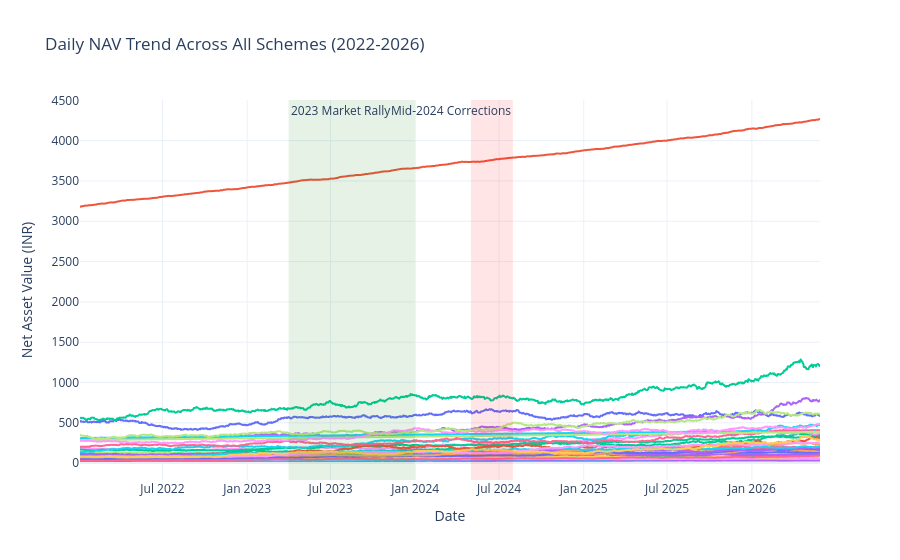

Write notebook code for a chart like this one.
### Code cell
print("📈 TASK 1: NAV Trend Analysis (2022-2026)")

# Query the database for NAV data, joining with dim_fund for the scheme names
query_nav = """
SELECT d.scheme_name, f.nav_date, f.nav 
FROM fact_nav f
JOIN dim_fund d ON f.amfi_code = d.amfi_code
WHERE f.nav_date >= '2022-01-01'
ORDER BY f.nav_date
"""

# Load into Pandas and parse dates
df_nav = pd.read_sql_query(query_nav, conn)
df_nav['nav_date'] = pd.to_datetime(df_nav['nav_date'])

# Create an interactive line chart using Plotly Express
fig = px.line(
    df_nav, 
    x='nav_date', 
    y='nav', 
    color='scheme_name',
    title='Daily NAV Trend Across All Schemes (2022-2026)',
    labels={'nav_date': 'Date', 'nav': 'Net Asset Value (INR)', 'scheme_name': 'Mutual Fund Scheme'},
    template='plotly_white'
)

# Highlight key market events as requested
# 1. 2023 Rally
fig.add_vrect(
    x0="2023-04-01", x1="2023-12-31", 
    fillcolor="green", opacity=0.1, line_width=0,
    annotation_text="2023 Market Rally", annotation_position="top left"
)

# 2. 2024 Corrections
fig.add_vrect(
    x0="2024-05-01", x1="2024-07-31", 
    fillcolor="red", opacity=0.1, line_width=0,
    annotation_text="Mid-2024 Corrections", annotation_position="top right"
)

# Hide the massive legend by default to keep the chart clean (you can still click to see it)
fig.update_layout(showlegend=False)

# Display the interactive chart
fig.show()

### Figure 1 — Plotly figure (JSON) as saved in the notebook; plotly's stock layout.template omitted (floating-point values rounded to 4 significant figures; data arrays with more than 128 entries replaced by an {"elided": "..."} marker saying what was removed)
{"data": [{"hovertemplate": "Mutual Fund Scheme=HDFC Top 100 Fund - Regular Plan - Growth<br>Date=%{x}<br>Net Asset Value (INR)=%{y}<extra></extra>", "legendgroup": "HDFC Top 100 Fund - Regular Plan - Growth", "line": {"color": "#636efa", "dash": "solid"}, "marker": {"symbol": "circle"}, "mode": "lines", "name": "HDFC Top 100 Fund - Regular Plan - Growth", "showlegend": true, "type": "scattergl", "x": {"elided": "1150 str values"}, "xaxis": "x", "y": {"elided": "1150 float values"}, "yaxis": "y"}, {"hovertemplate": "Mutual Fund Scheme=HDFC Short Term Debt Fund - Regular - Growth<br>Date=%{x}<br>Net Asset Value (INR)=%{y}<extra></extra>", "legendgroup": "HDFC Short Term Debt Fund - Regular - Growth", "line": {"color": "#EF553B", "dash": "solid"}, "marker": {"symbol": "circle"}, "mode": "lines", "name": "HDFC Short Term Debt Fund - Regular - Growth", "showlegend": true, "type": "scattergl", "x": {"elided": "1150 str values"}, "xaxis": "x", "y": {"elided": "1150 float values"}, "yaxis": "y"}, {"hovertemplate": "Mutual Fund Scheme=HDFC Mid-Cap Opportunities Fund - Regular - Growth<br>Date=%{x}<br>Net Asset Value (INR)=%{y}<extra></extra>", "legendgroup": "HDFC Mid-Cap Opportunities Fund - Regular - Growth", "line": {"color": "#00cc96", "dash": "solid"}, "marker": {"symbol": "circle"}, "mode": "lines", "name": "HDFC Mid-Cap Opportunities Fund - Regular - Growth", "showlegend": true, "type": "scattergl", "x": {"elided": "1150 str values"}, "xaxis": "x", "y": {"elided": "1150 float values"}, "yaxis": "y"}, {"hovertemplate": "Mutual Fund Scheme=ABSL Frontline Equity Fund - Regular - Growth<br>Date=%{x}<br>Net Asset Value (INR)=%{y}<extra></extra>", "legendgroup": "ABSL Frontline Equity Fund - Regular - Growth", "line": {"color": "#ab63fa", "dash": "solid"}, "marker": {"symbol": "circle"}, "mode": "lines", "name": "ABSL Frontline Equity Fund - Regular - Growth", "showlegend": true, "type": "scattergl", "x": {"elided": "1150 str values"}, "xaxis": "x", "y": {"elided": "1150 float values"}, "yaxis": "y"}, {"hovertemplate": "Mutual Fund Scheme=ABSL Small Cap Fund - Regular - Growth<br>Date=%{x}<br>Net Asset Value (INR)=%{y}<extra></extra>", "legendgroup": "ABSL Small Cap Fund - Regular - Growth", "line": {"color": "#FFA15A", "dash": "solid"}, "marker": {"symbol": "circle"}, "mode": "lines", "name": "ABSL Small Cap Fund - Regular - Growth", "showlegend": true, "type": "scattergl", "x": {"elided": "1150 str values"}, "xaxis": "x", "y": {"elided": "1150 float values"}, "yaxis": "y"}, {"hovertemplate": "Mutual Fund Scheme=ABSL Liquid Fund - Regular - Growth<br>Date=%{x}<br>Net Asset Value (INR)=%{y}<extra></extra>", "legendgroup": "ABSL Liquid Fund - Regular - Growth", "line": {"color": "#19d3f3", "dash": "solid"}, "marker": {"symbol": "circle"}, "mode": "lines", "name": "ABSL Liquid Fund - Regular - Growth", "showlegend": true, "type": "scattergl", "x": {"elided": "1150 str values"}, "xaxis": "x", "y": {"elided": "1150 float values"}, "yaxis": "y"}, {"hovertemplate": "Mutual Fund Scheme=UTI Nifty 50 Index Fund - Regular - Growth<br>Date=%{x}<br>Net Asset Value (INR)=%{y}<extra></extra>", "legendgroup": "UTI Nifty 50 Index Fund - Regular - Growth", "line": {"color": "#FF6692", "dash": "solid"}, "marker": {"symbol": "circle"}, "mode": "lines", "name": "UTI Nifty 50 Index Fund - Regular - Growth", "showlegend": true, "type": "scattergl", "x": {"elided": "1150 str values"}, "xaxis": "x", "y": {"elided": "1150 float values"}, "yaxis": "y"}, {"hovertemplate": "Mutual Fund Scheme=UTI Mid Cap Fund - Regular - Growth<br>Date=%{x}<br>Net Asset Value (INR)=%{y}<extra></extra>", "legendgroup": "UTI Mid Cap Fund - Regular - Growth", "line": {"color": "#B6E880", "dash": "solid"}, "marker": {"symbol": "circle"}, "mode": "lines", "name": "UTI Mid Cap Fund - Regular - Growth", "showlegend": true, "type": "scattergl", "x": {"elided": "1150 str values"}, "xaxis": "x", "y": {"elided": "1150 float values"}, "yaxis": "y"}, {"hovertemplate": "Mutual Fund Scheme=UTI Flexi Cap Fund - Regular - Growth<br>Date=%{x}<br>Net Asset Value (INR)=%{y}<extra></extra>", "legendgroup": "UTI Flexi Cap Fund - Regular - Growth", "line": {"color": "#FF97FF", "dash": "solid"}, "marker": {"symbol": "circle"}, "mode": "lines", "name": "UTI Flexi Cap Fund - Regular - Growth", "showlegend": true, "type": "scattergl", "x": {"elided": "1150 str values"}, "xaxis": "x", "y": {"elided": "1150 float values"}, "yaxis": "y"}, {"hovertemplate": "Mutual Fund Scheme=Nippon India Large Cap Fund - Regular - Growth<br>Date=%{x}<br>Net Asset Value (INR)=%{y}<extra></extra>", "legendgroup": "Nippon India Large Cap Fund - Regular - Growth", "line": {"color": "#FECB52", "dash": "solid"}, "marker": {"symbol": "circle"}, "mode": "lines", "name": "Nippon India Large Cap Fund - Regular - Growth", "showlegend": true, "type": "scattergl", "x": {"elided": "1150 str values"}, "xaxis": "x", "y": {"elided": "1150 float values"}, "yaxis": "y"}, {"hovertemplate": "Mutual Fund Scheme=Nippon India Large Cap Fund - Direct - Growth<br>Date=%{x}<br>Net Asset Value (INR)=%{y}<extra></extra>", "legendgroup": "Nippon India Large Cap Fund - Direct - Growth", "line": {"color": "#636efa", "dash": "solid"}, "marker": {"symbol": "circle"}, "mode": "lines", "name": "Nippon India Large Cap Fund - Direct - Growth", "showlegend": true, "type": "scattergl", "x": {"elided": "1150 str values"}, "xaxis": "x", "y": {"elided": "1150 float values"}, "yaxis": "y"}, {"hovertemplate": "Mutual Fund Scheme=Nippon India Small Cap Fund - Regular - Growth<br>Date=%{x}<br>Net Asset Value (INR)=%{y}<extra></extra>", "legendgroup": "Nippon India Small Cap Fund - Regular - Growth", "line": {"color": "#EF553B", "dash": "solid"}, "marker": {"symbol": "circle"}, "mode": "lines", "name": "Nippon India Small Cap Fund - Regular - Growth", "showlegend": true, "type": "scattergl", "x": {"elided": "1150 str values"}, "xaxis": "x", "y": {"elided": "1150 float values"}, "yaxis": "y"}, {"hovertemplate": "Mutual Fund Scheme=Nippon India ETF Nifty 50 BeES<br>Date=%{x}<br>Net Asset Value (INR)=%{y}<extra></extra>", "legendgroup": "Nippon India ETF Nifty 50 BeES", "line": {"color": "#00cc96", "dash": "solid"}, "marker": {"symbol": "circle"}, "mode": "lines", "name": "Nippon India ETF Nifty 50 BeES", "showlegend": true, "type": "scattergl", "x": {"elided": "1150 str values"}, "xaxis": "x", "y": {"elided": "1150 float values"}, "yaxis": "y"}, {"hovertemplate": "Mutual Fund Scheme=Nippon India Gilt Securities Fund - Regular - Growth<br>Date=%{x}<br>Net Asset Value (INR)=%{y}<extra></extra>", "legendgroup": "Nippon India Gilt Securities Fund - Regular - Growth", "line": {"color": "#ab63fa", "dash": "solid"}, "marker": {"symbol": "circle"}, "mode": "lines", "name": "Nippon India Gilt Securities Fund - Regular - Growth", "showlegend": true, "type": "scattergl", "x": {"elided": "1150 str values"}, "xaxis": "x", "y": {"elided": "1150 float values"}, "yaxis": "y"}, {"hovertemplate": "Mutual Fund Scheme=Axis Bluechip Fund - Regular - Growth<br>Date=%{x}<br>Net Asset Value (INR)=%{y}<extra></extra>", "legendgroup": "Axis Bluechip Fund - Regular - Growth", "line": {"color": "#FFA15A", "dash": "solid"}, "marker": {"symbol": "circle"}, "mode": "lines", "name": "Axis Bluechip Fund - Regular - Growth", "showlegend": true, "type": "scattergl", "x": {"elided": "1150 str values"}, "xaxis": "x", "y": {"elided": "1150 float values"}, "yaxis": "y"}, {"hovertemplate": "Mutual Fund Scheme=Axis Bluechip Fund - Direct - Growth<br>Date=%{x}<br>Net Asset Value (INR)=%{y}<extra></extra>", "legendgroup": "Axis Bluechip Fund - Direct - Growth", "line": {"color": "#19d3f3", "dash": "solid"}, "marker": {"symbol": "circle"}, "mode": "lines", "name": "Axis Bluechip Fund - Direct - Growth", "showlegend": true, "type": "scattergl", "x": {"elided": "1150 str values"}, "xaxis": "x", "y": {"elided": "1150 float values"}, "yaxis": "y"}, {"hovertemplate": "Mutual Fund Scheme=Axis Midcap Fund - Regular - Growth<br>Date=%{x}<br>Net Asset Value (INR)=%{y}<extra></extra>", "legendgroup": "Axis Midcap Fund - Regular - Growth", "line": {"color": "#FF6692", "dash": "solid"}, "marker": {"symbol": "circle"}, "mode": "lines", "name": "Axis Midcap Fund - Regular - Growth", "showlegend": true, "type": "scattergl", "x": {"elided": "1150 str values"}, "xaxis": "x", "y": {"elided": "1150 float values"}, "yaxis": "y"}, {"hovertemplate": "Mutual Fund Scheme=Axis Small Cap Fund - Regular - Growth<br>Date=%{x}<br>Net Asset Value (INR)=%{y}<extra></extra>", "legendgroup": "Axis Small Cap Fund - Regular - Growth", "line": {"color": "#B6E880", "dash": "solid"}, "marker": {"symbol": "circle"}, "mode": "lines", "name": "Axis Small Cap Fund - Regular - Growth", "showlegend": true, "type": "scattergl", "x": {"elided": "1150 str values"}, "xaxis": "x", "y": {"elided": "1150 float values"}, "yaxis": "y"}, {"hovertemplate": "Mutual Fund Scheme=SBI Magnum Gilt Fund - Regular Plan - Growth<br>Date=%{x}<br>Net Asset Value (INR)=%{y}<extra></extra>", "legendgroup": "SBI Magnum Gilt Fund - Regular Plan - Growth", "line": {"color": "#FF97FF", "dash": "solid"}, "marker": {"symbol": "circle"}, "mode": "lines", "name": "SBI Magnum Gilt Fund - Regular Plan - Growth", "showlegend": true, "type": "scattergl", "x": {"elided": "1150 str values"}, "xaxis": "x", "y": {"elided": "1150 float values"}, "yaxis": "y"}, {"hovertemplate": "Mutual Fund Scheme=SBI Bluechip Fund - Regular Plan - Growth<br>Date=%{x}<br>Net Asset Value (INR)=%{y}<extra></extra>", "legendgroup": "SBI Bluechip Fund - Regular Plan - Growth", "line": {"color": "#FECB52", "dash": "solid"}, "marker": {"symbol": "circle"}, "mode": "lines", "name": "SBI Bluechip Fund - Regular Plan - Growth", "showlegend": true, "type": "scattergl", "x": {"elided": "1150 str values"}, "xaxis": "x", "y": {"elided": "1150 float values"}, "yaxis": "y"}, {"hovertemplate": "Mutual Fund Scheme=SBI Bluechip Fund - Direct Plan - Growth<br>Date=%{x}<br>Net Asset Value (INR)=%{y}<extra></extra>", "legendgroup": "SBI Bluechip Fund - Direct Plan - Growth", "line": {"color": "#636efa", "dash": "solid"}, "marker": {"symbol": "circle"}, "mode": "lines", "name": "SBI Bluechip Fund - Direct Plan - Growth", "showlegend": true, "type": "scattergl", "x": {"elided": "1150 str values"}, "xaxis": "x", "y": {"elided": "1150 float values"}, "yaxis": "y"}, {"hovertemplate": "Mutual Fund Scheme=SBI Small Cap Fund - Regular Plan - Growth<br>Date=%{x}<br>Net Asset Value (INR)=%{y}<extra></extra>", "legendgroup": "SBI Small Cap Fund - Regular Plan - Growth", "line": {"color": "#EF553B", "dash": "solid"}, "marker": {"symbol": "circle"}, "mode": "lines", "name": "SBI Small Cap Fund - Regular Plan - Growth", "showlegend": true, "type": "scattergl", "x": {"elided": "1150 str values"}, "xaxis": "x", "y": {"elided": "1150 float values"}, "yaxis": "y"}, {"hovertemplate": "Mutual Fund Scheme=SBI Small Cap Fund - Direct Plan - Growth<br>Date=%{x}<br>Net Asset Value (INR)=%{y}<extra></extra>", "legendgroup": "SBI Small Cap Fund - Direct Plan - Growth", "line": {"color": "#00cc96", "dash": "solid"}, "marker": {"symbol": "circle"}, "mode": "lines", "name": "SBI Small Cap Fund - Direct Plan - Growth", "showlegend": true, "type": "scattergl", "x": {"elided": "1150 str values"}, "xaxis": "x", "y": {"elided": "1150 float values"}, "yaxis": "y"}, {"hovertemplate": "Mutual Fund Scheme=ICICI Pru Bluechip Fund - Regular - Growth<br>Date=%{x}<br>Net Asset Value (INR)=%{y}<extra></extra>", "legendgroup": "ICICI Pru Bluechip Fund - Regular - Growth", "line": {"color": "#ab63fa", "dash": "solid"}, "marker": {"symbol": "circle"}, "mode": "lines", "name": "ICICI Pru Bluechip Fund - Regular - Growth", "showlegend": true, "type": "scattergl", "x": {"elided": "1150 str values"}, "xaxis": "x", "y": {"elided": "1150 float values"}, "yaxis": "y"}, {"hovertemplate": "Mutual Fund Scheme=ICICI Pru Bluechip Fund - Direct - Growth<br>Date=%{x}<br>Net Asset Value (INR)=%{y}<extra></extra>", "legendgroup": "ICICI Pru Bluechip Fund - Direct - Growth", "line": {"color": "#FFA15A", "dash": "solid"}, "marker": {"symbol": "circle"}, "mode": "lines", "name": "ICICI Pru Bluechip Fund - Direct - Growth", "showlegend": true, "type": "scattergl", "x": {"elided": "1150 str values"}, "xaxis": "x", "y": {"elided": "1150 float values"}, "yaxis": "y"}, {"hovertemplate": "Mutual Fund Scheme=ICICI Pru Midcap Fund - Regular - Growth<br>Date=%{x}<br>Net Asset Value (INR)=%{y}<extra></extra>", "legendgroup": "ICICI Pru Midcap Fund - Regular - Growth", "line": {"color": "#19d3f3", "dash": "solid"}, "marker": {"symbol": "circle"}, "mode": "lines", "name": "ICICI Pru Midcap Fund - Regular - Growth", "showlegend": true, "type": "scattergl", "x": {"elided": "1150 str values"}, "xaxis": "x", "y": {"elided": "1150 float values"}, "yaxis": "y"}, {"hovertemplate": "Mutual Fund Scheme=ICICI Pru Value Discovery Fund - Regular - Growth<br>Date=%{x}<br>Net Asset Value (INR)=%{y}<extra></extra>", "legendgroup": "ICICI Pru Value Discovery Fund - Regular - Growth", "line": {"color": "#FF6692", "dash": "solid"}, "marker": {"symbol": "circle"}, "mode": "lines", "name": "ICICI Pru Value Discovery Fund - Regular - Growth", "showlegend": true, "type": "scattergl", "x": {"elided": "1150 str values"}, "xaxis": "x", "y": {"elided": "1150 float values"}, "yaxis": "y"}, {"hovertemplate": "Mutual Fund Scheme=ICICI Pru Liquid Fund - Regular - Growth<br>Date=%{x}<br>Net Asset Value (INR)=%{y}<extra></extra>", "legendgroup": "ICICI Pru Liquid Fund - Regular - Growth", "line": {"color": "#B6E880", "dash": "solid"}, "marker": {"symbol": "circle"}, "mode": "lines", "name": "ICICI Pru Liquid Fund - Regular - Growth", "showlegend": true, "type": "scattergl", "x": {"elided": "1150 str values"}, "xaxis": "x", "y": {"elided": "1150 float values"}, "yaxis": "y"}, {"hovertemplate": "Mutual Fund Scheme=Kotak Bluechip Fund - Regular - Growth<br>Date=%{x}<br>Net Asset Value (INR)=%{y}<extra></extra>", "legendgroup": "Kotak Bluechip Fund - Regular - Growth", "line": {"color": "#FF97FF", "dash": "solid"}, "marker": {"symbol": "circle"}, "mode": "lines", "name": "Kotak Bluechip Fund - Regular - Growth", "showlegend": true, "type": "scattergl", "x": {"elided": "1150 str values"}, "xaxis": "x", "y": {"elided": "1150 float values"}, "yaxis": "y"}, {"hovertemplate": "Mutual Fund Scheme=Kotak Emerging Equity Fund - Regular - Growth<br>Date=%{x}<br>Net Asset Value (INR)=%{y}<extra></extra>", "legendgroup": "Kotak Emerging Equity Fund - Regular - Growth", "line": {"color": "#FECB52", "dash": "solid"}, "marker": {"symbol": "circle"}, "mode": "lines", "name": "Kotak Emerging Equity Fund - Regular - Growth", "showlegend": true, "type": "scattergl", "x": {"elided": "1150 str values"}, "xaxis": "x", "y": {"elided": "1150 float values"}, "yaxis": "y"}, {"hovertemplate": "Mutual Fund Scheme=Kotak Flexicap Fund - Regular - Growth<br>Date=%{x}<br>Net Asset Value (INR)=%{y}<extra></extra>", "legendgroup": "Kotak Flexicap Fund - Regular - Growth", "line": {"color": "#636efa", "dash": "solid"}, "marker": {"symbol": "circle"}, "mode": "lines", "name": "Kotak Flexicap Fund - Regular - Growth", "showlegend": true, "type": "scattergl", "x": {"elided": "1150 str values"}, "xaxis": "x", "y": {"elided": "1150 float values"}, "yaxis": "y"}, {"hovertemplate": "Mutual Fund Scheme=Kotak Liquid Fund - Regular - Growth<br>Date=%{x}<br>Net Asset Value (INR)=%{y}<extra></extra>", "legendgroup": "Kotak Liquid Fund - Regular - Growth", "line": {"color": "#EF553B", "dash": "solid"}, "marker": {"symbol": "circle"}, "mode": "lines", "name": "Kotak Liquid Fund - Regular - Growth", "showlegend": true, "type": "scattergl", "x": {"elided": "1150 str values"}, "xaxis": "x", "y": {"elided": "1150 float values"}, "yaxis": "y"}, {"hovertemplate": "Mutual Fund Scheme=HDFC Top 100 Fund - Direct Plan - Growth<br>Date=%{x}<br>Net Asset Value (INR)=%{y}<extra></extra>", "legendgroup": "HDFC Top 100 Fund - Direct Plan - Growth", "line": {"color": "#00cc96", "dash": "solid"}, "marker": {"symbol": "circle"}, "mode": "lines", "name": "HDFC Top 100 Fund - Direct Plan - Growth", "showlegend": true, "type": "scattergl", "x": {"elided": "1150 str values"}, "xaxis": "x", "y": {"elided": "1150 float values"}, "yaxis": "y"}, {"hovertemplate": "Mutual Fund Scheme=HDFC Mid-Cap Opportunities Fund - Direct - Growth<br>Date=%{x}<br>Net Asset Value (INR)=%{y}<extra></extra>", "legendgroup": "HDFC Mid-Cap Opportunities Fund - Direct - Growth", "line": {"color": "#ab63fa", "dash": "solid"}, "marker": {"symbol": "circle"}, "mode": "lines", "name": "HDFC Mid-Cap Opportunities Fund - Direct - Growth", "showlegend": true, "type": "scattergl", "x": {"elided": "1150 str values"}, "xaxis": "x", "y": {"elided": "1150 float values"}, "yaxis": "y"}, {"hovertemplate": "Mutual Fund Scheme=Mirae Asset Large Cap Fund - Regular - Growth<br>Date=%{x}<br>Net Asset Value (INR)=%{y}<extra></extra>", "legendgroup": "Mirae Asset Large Cap Fund - Regular - Growth", "line": {"color": "#FFA15A", "dash": "solid"}, "marker": {"symbol": "circle"}, "mode": "lines", "name": "Mirae Asset Large Cap Fund - Regular - Growth", "showlegend": true, "type": "scattergl", "x": {"elided": "1150 str values"}, "xaxis": "x", "y": {"elided": "1150 float values"}, "yaxis": "y"}, {"hovertemplate": "Mutual Fund Scheme=Mirae Asset Emerging Bluechip Fund - Regular - Growth<br>Date=%{x}<br>Net Asset Value (INR)=%{y}<extra></extra>", "legendgroup": "Mirae Asset Emerging Bluechip Fund - Regular - Growth", "line": {"color": "#19d3f3", "dash": "solid"}, "marker": {"symbol": "circle"}, "mode": "lines", "name": "Mirae Asset Emerging Bluechip Fund - Regular - Growth", "showlegend": true, "type": "scattergl", "x": {"elided": "1150 str values"}, "xaxis": "x", "y": {"elided": "1150 float values"}, "yaxis": "y"}, {"hovertemplate": "Mutual Fund Scheme=Mirae Asset Tax Saver Fund - Regular - Growth<br>Date=%{x}<br>Net Asset Value (INR)=%{y}<extra></extra>", "legendgroup": "Mirae Asset Tax Saver Fund - Regular - Growth", "line": {"color": "#FF6692", "dash": "solid"}, "marker": {"symbol": "circle"}, "mode": "lines", "name": "Mirae Asset Tax Saver Fund - Regular - Growth", "showlegend": true, "type": "scattergl", "x": {"elided": "1150 str values"}, "xaxis": "x", "y": {"elided": "1150 float values"}, "yaxis": "y"}, {"hovertemplate": "Mutual Fund Scheme=DSP Top 100 Equity Fund - Regular - Growth<br>Date=%{x}<br>Net Asset Value (INR)=%{y}<extra></extra>", "legendgroup": "DSP Top 100 Equity Fund - Regular - Growth", "line": {"color": "#B6E880", "dash": "solid"}, "marker": {"symbol": "circle"}, "mode": "lines", "name": "DSP Top 100 Equity Fund - Regular - Growth", "showlegend": true, "type": "scattergl", "x": {"elided": "1150 str values"}, "xaxis": "x", "y": {"elided": "1150 float values"}, "yaxis": "y"}, {"hovertemplate": "Mutual Fund Scheme=DSP Midcap Fund - Regular - Growth<br>Date=%{x}<br>Net Asset Value (INR)=%{y}<extra></extra>", "legendgroup": "DSP Midcap Fund - Regular - Growth", "line": {"color": "#FF97FF", "dash": "solid"}, "marker": {"symbol": "circle"}, "mode": "lines", "name": "DSP Midcap Fund - Regular - Growth", "showlegend": true, "type": "scattergl", "x": {"elided": "1150 str values"}, "xaxis": "x", "y": {"elided": "1150 float values"}, "yaxis": "y"}, {"hovertemplate": "Mutual Fund Scheme=DSP Small Cap Fund - Regular - Growth<br>Date=%{x}<br>Net Asset Value (INR)=%{y}<extra></extra>", "legendgroup": "DSP Small Cap Fund - Regular - Growth", "line": {"color": "#FECB52", "dash": "solid"}, "marker": {"symbol": "circle"}, "mode": "lines", "name": "DSP Small Cap Fund - Regular - Growth", "showlegend": true, "type": "scattergl", "x": {"elided": "1150 str values"}, "xaxis": "x", "y": {"elided": "1150 float values"}, "yaxis": "y"}], "layout": {"annotations": [{"showarrow": false, "text": "2023 Market Rally", "x": "2023-04-01", "xanchor": "left", "xref": "x", "y": 1, "yanchor": "top", "yref": "y domain"}, {"showarrow": false, "text": "Mid-2024 Corrections", "x": "2024-07-31", "xanchor": "right", "xref": "x", "y": 1, "yanchor": "top", "yref": "y domain"}], "legend": {"title": {"text": "Mutual Fund Scheme"}, "tracegroupgap": 0}, "shapes": [{"fillcolor": "green", "line": {"width": 0}, "opacity": 0.1, "type": "rect", "x0": "2023-04-01", "x1": "2023-12-31", "xref": "x", "y0": 0, "y1": 1, "yref": "y domain"}, {"fillcolor": "red", "line": {"width": 0}, "opacity": 0.1, "type": "rect", "x0": "2024-05-01", "x1": "2024-07-31", "xref": "x", "y0": 0, "y1": 1, "yref": "y domain"}], "showlegend": false, "title": {"text": "Daily NAV Trend Across All Schemes (2022-2026)"}, "xaxis": {"anchor": "y", "domain": [0, 1], "title": {"text": "Date"}}, "yaxis": {"anchor": "x", "domain": [0, 1], "title": {"text": "Net Asset Value (INR)"}}}}
